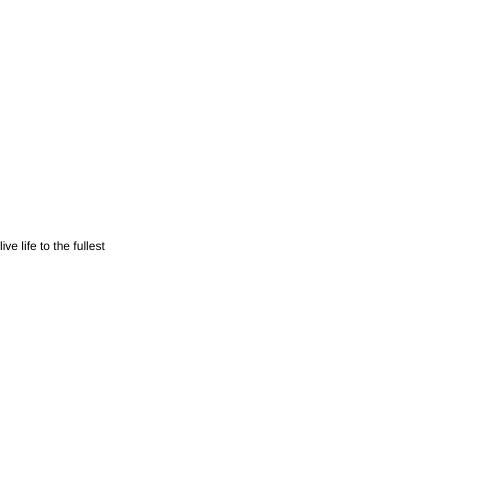
Frame 1 (no input)
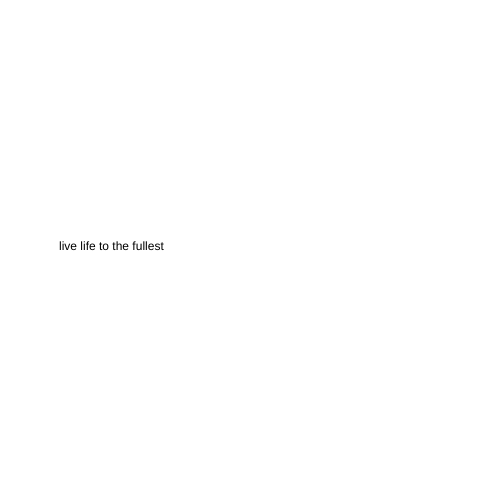
Frame 60 (no input)
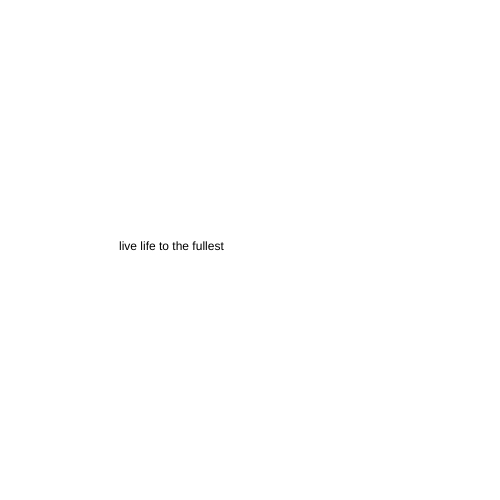
Frame 120 (the mouse pressed at the canvas centre since frame 60)

The p5.js sketch that drew these frames (run headless with seeded random() and noise() and a simulated clock; from frame 60 on, the mouse is pressed at the canvas centre):

// p5.js sketch
// ── sketch.js
var x = 0;

function setup() {
  createCanvas(500, 500);
}

function draw() {
  background('white')

  text('live life to the fullest', x, height / 2);
  x += 1;
  if(x > width + 20) {
    x = 0;
  }
}
